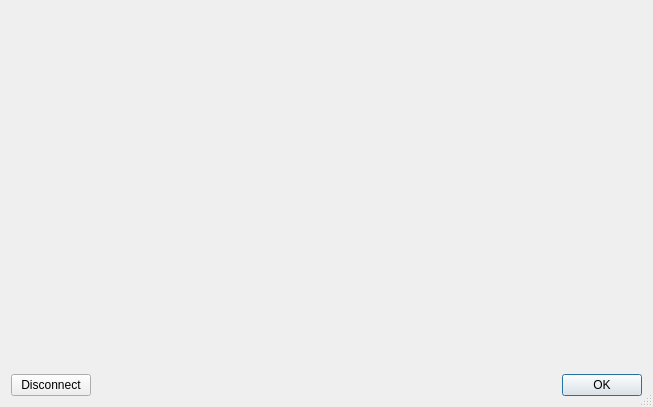
<?xml version="1.0" encoding="UTF-8"?>
<ui version="4.0">
 <class>UserDialog</class>
 <widget class="QDialog" name="UserDialog">
  <property name="geometry">
   <rect>
    <x>0</x>
    <y>0</y>
    <width>653</width>
    <height>407</height>
   </rect>
  </property>
  <property name="minimumSize">
   <size>
    <width>400</width>
    <height>300</height>
   </size>
  </property>
  <property name="windowTitle">
   <string>User informations</string>
  </property>
  <property name="windowOpacity">
   <double>0.950000000000000</double>
  </property>
  <property name="autoFillBackground">
   <bool>true</bool>
  </property>
  <property name="locale">
   <locale language="English" country="UnitedStates"/>
  </property>
  <property name="sizeGripEnabled">
   <bool>true</bool>
  </property>
  <layout class="QGridLayout" name="gridLayout">
   <item row="1" column="1">
    <widget class="QDialogButtonBox" name="buttonBox">
     <property name="locale">
      <locale language="English" country="UnitedStates"/>
     </property>
     <property name="orientation">
      <enum>Qt::Horizontal</enum>
     </property>
     <property name="standardButtons">
      <set>QDialogButtonBox::Ok</set>
     </property>
    </widget>
   </item>
   <item row="1" column="0">
    <widget class="QPushButton" name="btn_disconnect">
     <property name="locale">
      <locale language="English" country="UnitedStates"/>
     </property>
     <property name="text">
      <string>Disconnect</string>
     </property>
    </widget>
   </item>
   <item row="0" column="0" colspan="2">
    <widget class="UserWidget" name="wdg_user" native="true">
     <property name="locale">
      <locale language="English" country="UnitedStates"/>
     </property>
    </widget>
   </item>
  </layout>
 </widget>
 <customwidgets>
  <customwidget>
   <class>UserWidget</class>
   <extends>QWidget</extends>
   <header>geoplateforme.gui.user.wdg_user</header>
   <container>1</container>
  </customwidget>
 </customwidgets>
 <resources/>
 <connections>
  <connection>
   <sender>buttonBox</sender>
   <signal>accepted()</signal>
   <receiver>UserDialog</receiver>
   <slot>accept()</slot>
   <hints>
    <hint type="sourcelabel">
     <x>248</x>
     <y>254</y>
    </hint>
    <hint type="destinationlabel">
     <x>157</x>
     <y>274</y>
    </hint>
   </hints>
  </connection>
  <connection>
   <sender>buttonBox</sender>
   <signal>rejected()</signal>
   <receiver>UserDialog</receiver>
   <slot>reject()</slot>
   <hints>
    <hint type="sourcelabel">
     <x>316</x>
     <y>260</y>
    </hint>
    <hint type="destinationlabel">
     <x>286</x>
     <y>274</y>
    </hint>
   </hints>
  </connection>
 </connections>
</ui>
